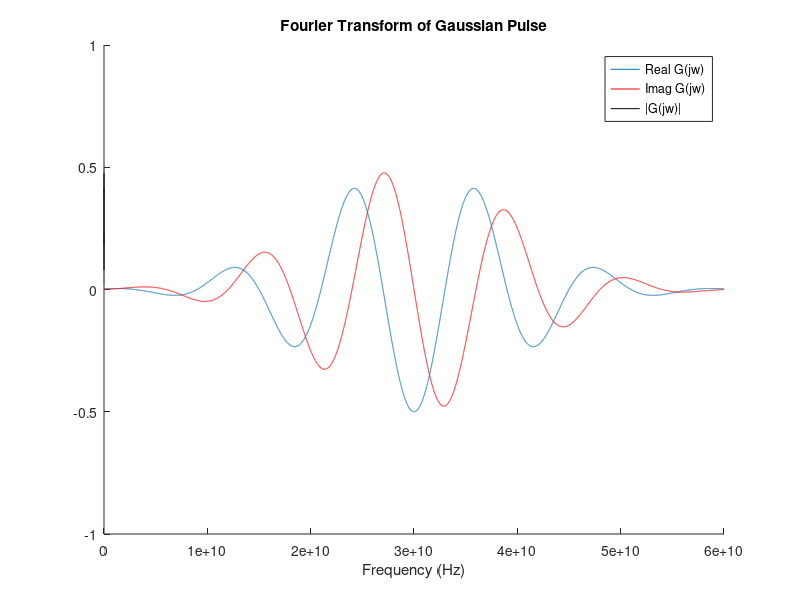

This chart was generated by the following MATLAB code:
clc;clear all;
%hold on;
%%
f=fopen('SourceFFT.txt');
File=1;
l=fgetl(f);
in=1;
Prev=1600*(File-1);
while ischar(l)
    text{in}=l;
    data{in}=sscanf(text{in},'%f %f %f');
    fr(in)=data{in}(1);
    FFT(in)=data{in}(2)+1i*data{in}(3);
    
    l=fgetl(f);
    in=in+1;
end
figure
hold on;
plot(fr*(3e10),real(FFT))
plot(fr*(3e10),imag(FFT),'r')
plot(fr*(30),abs(FFT),'k')
axis([0 6e10 -1 1]);
legend('Real G(jw)','Imag G(jw)','|G(jw)|')
title('Fourier Transform of Gaussian Pulse')
xlabel('Frequency (Hz)')
